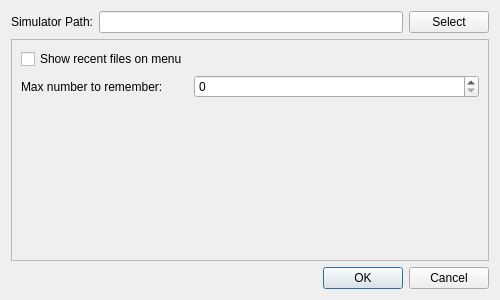
<?xml version="1.0" encoding="UTF-8"?>
<ui version="4.0">
 <class>SettingsDialog</class>
 <widget class="QDialog" name="SettingsDialog">
  <property name="geometry">
   <rect>
    <x>0</x>
    <y>0</y>
    <width>500</width>
    <height>300</height>
   </rect>
  </property>
  <property name="windowTitle">
   <string>Settings</string>
  </property>
  <layout class="QVBoxLayout" name="verticalLayout">
   <item>
    <layout class="QGridLayout" name="gridLayout">
     <item row="0" column="1">
      <widget class="QLabel" name="lblSimulatorPath">
       <property name="text">
        <string>&lt;html&gt;&lt;head/&gt;&lt;body&gt;&lt;p align=&quot;right&quot;&gt;Simulator Path:&lt;/p&gt;&lt;/body&gt;&lt;/html&gt;</string>
       </property>
      </widget>
     </item>
     <item row="0" column="2">
      <widget class="QLineEdit" name="edtSimulatorPath"/>
     </item>
     <item row="0" column="3">
      <widget class="QPushButton" name="btnSelectSimExe">
       <property name="text">
        <string>Select</string>
       </property>
      </widget>
     </item>
     <item row="2" column="1" colspan="3">
      <widget class="QFrame" name="frame">
       <property name="frameShape">
        <enum>QFrame::StyledPanel</enum>
       </property>
       <property name="frameShadow">
        <enum>QFrame::Raised</enum>
       </property>
       <layout class="QFormLayout" name="formLayout">
        <item row="0" column="0">
         <widget class="QCheckBox" name="chkShowRecent">
          <property name="text">
           <string>Show recent files on menu</string>
          </property>
         </widget>
        </item>
        <item row="1" column="1">
         <widget class="QSpinBox" name="boxMaxRecent"/>
        </item>
        <item row="1" column="0">
         <widget class="QLabel" name="label_2">
          <property name="text">
           <string>Max number to remember:</string>
          </property>
         </widget>
        </item>
       </layout>
      </widget>
     </item>
    </layout>
   </item>
   <item>
    <widget class="QDialogButtonBox" name="buttonBox">
     <property name="orientation">
      <enum>Qt::Horizontal</enum>
     </property>
     <property name="standardButtons">
      <set>QDialogButtonBox::Cancel|QDialogButtonBox::Ok</set>
     </property>
    </widget>
   </item>
  </layout>
 </widget>
 <resources/>
 <connections>
  <connection>
   <sender>buttonBox</sender>
   <signal>accepted()</signal>
   <receiver>SettingsDialog</receiver>
   <slot>accept()</slot>
   <hints>
    <hint type="sourcelabel">
     <x>248</x>
     <y>254</y>
    </hint>
    <hint type="destinationlabel">
     <x>157</x>
     <y>274</y>
    </hint>
   </hints>
  </connection>
  <connection>
   <sender>buttonBox</sender>
   <signal>rejected()</signal>
   <receiver>SettingsDialog</receiver>
   <slot>reject()</slot>
   <hints>
    <hint type="sourcelabel">
     <x>316</x>
     <y>260</y>
    </hint>
    <hint type="destinationlabel">
     <x>286</x>
     <y>274</y>
    </hint>
   </hints>
  </connection>
 </connections>
</ui>
